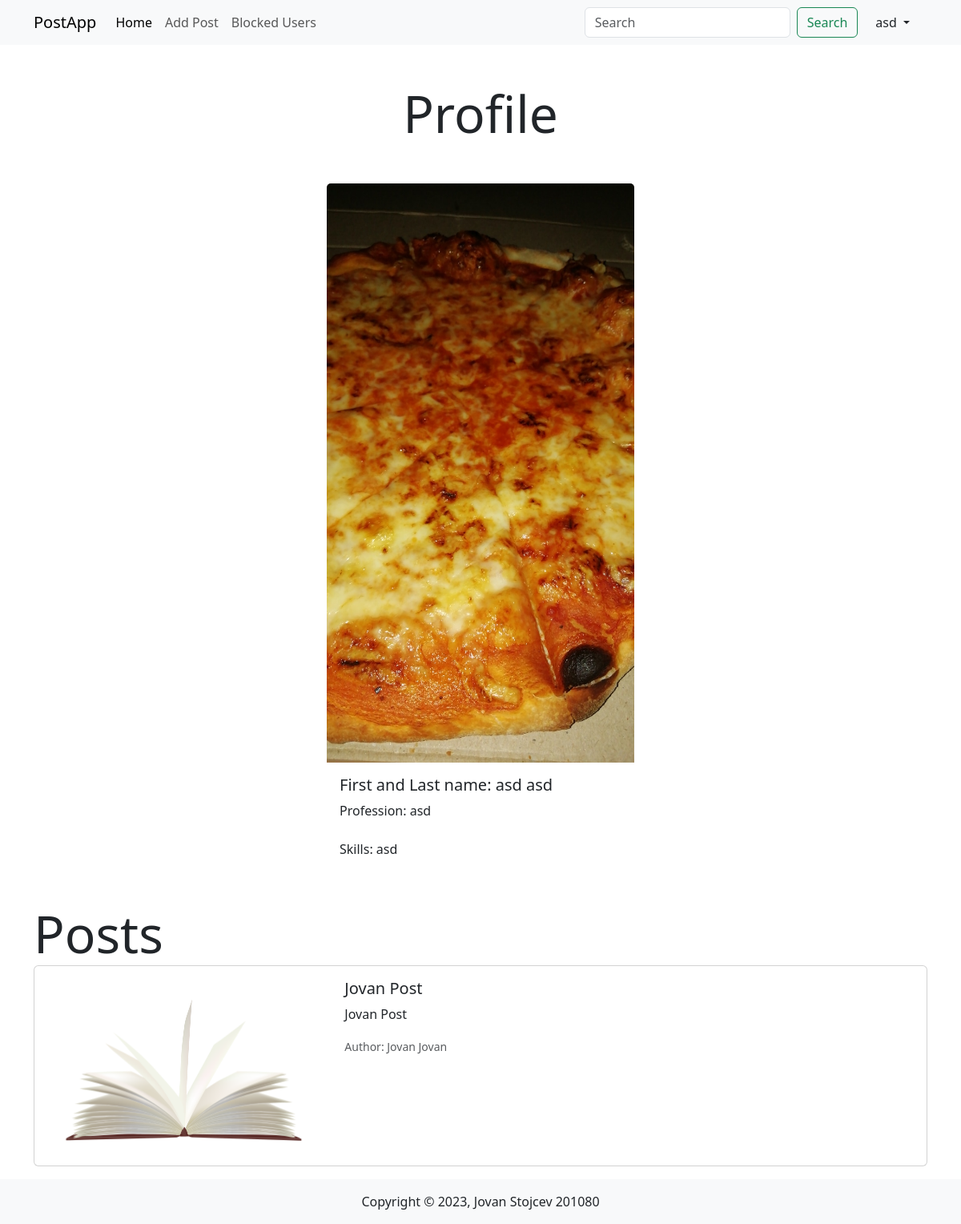
Screenshot of /profile (signed in) with the database file from the repository.
### Posts/models.py (models this page shows, shortened)
class Profile(models.Model):
    first_name = models.CharField(max_length=30)
    last_name = models.CharField(max_length=30)
    password = models.CharField(max_length=50, default="testuser123")
    image = models.ImageField(upload_to="images/", null=True, blank=True)
    skills = models.TextField(null=True, blank=True)
    profession = models.CharField(max_length=50, null=True, blank=True)
    profile_user = models.ForeignKey(User, on_delete=models.CASCADE, editable=False)
    def __str__(self):
        return self.first_name + " " + self.last_name

class Post(models.Model):
    post_title = models.CharField(max_length=30)
    post_profile = models.ForeignKey(Profile, on_delete=models.CASCADE, editable=False)
    post_content = models.TextField(max_length=200)
    post_creation_date = models.DateTimeField(default=datetime.now())
    post_last_edit = models.DateTimeField(auto_now_add=True)

### Posts/views.py (the view)
# urls.py: path('profile', profile, name='profile'),
def profile(request):
    qs = Profile.objects.filter(profile_user_id=request.user.id).get()
    qs_posts = Post.objects.filter(post_profile_id=request.user.id).all()
    context = {'profile': qs, 'posts': qs_posts}
    return render(request, 'profile.html', context=context)

### Posts/templates/profile.html
{% extends 'template.html' %}
{% block content %}
    <div class="container d-flex justify-content-center mt-5 mb-5">
        <div class="card rounded-3 border-0" style="width: 24rem;">
          <span class="display-3 text-center mb-5">Profile</span>
          <img src="{{ MEDIA_URL }}{{ profile.image.url }}" class="card-img-top" alt="...">
          <div class="card-body">
            <h5 class="card-title">First and Last name: {{ profile.first_name }} {{ profile.last_name }}</h5>
            <p class="card-text">Profession: {{ profile.profession }}</p>
          </div>
          <ul class="list-group list-group-flush">
            <li class="list-group-item">Skills: {{ profile.skills }}</li>
          </ul>
        </div>
    </div>
    <div class="container">
    <span class="display-3 text-center mb-5">Posts</span>
        {% for post in posts %}
            <div class="card mb-3" class="w-100">
              <div class="row g-0">
                <div class="col-md-4">
                  <img src="{{ MEDIA_URL }}/images/images/post.png/" class="img-fluid rounded-start" alt="...">
                </div>
                <div class="col-md-8">
                  <div class="card-body">
                    <h5 class="card-title">{{ post.post_title }}</h5>
                    <p class="card-text">{{ post.post_content }}</p>
                    <p class="card-text"><small class="text-body-secondary">Author: {{ post.post_profile }}</small></p>
                  </div>
                </div>
              </div>
            </div>
        {% endfor %}
    </div>
{% endblock %}

### Posts/templates/template.html (shortened to what this page needs)
<!doctype html>
<html lang="en">
    <head>
        <link href="https://cdn.jsdelivr.net/npm/bootstrap@5.3.0/dist/css/bootstrap.min.css" rel="stylesheet">
    </head>
    <body>
        <nav class="navbar navbar-expand-lg bg-body-tertiary">
          <div class="container">
            <a class="navbar-brand" href="{% url 'posts' %}">PostApp</a>
            <div class="collapse navbar-collapse" id="navbarSupportedContent">
              <ul class="navbar-nav me-auto mb-2 mb-lg-0">
                <li class="nav-item">
                  <a class="nav-link active" aria-current="page" href="{% url 'posts' %}">Home</a>
                </li>
                {% if user.is_authenticated  %}
                    <li class="nav-item">
                        <a class="nav-link" href="{% url 'post_add' %}">Add Post</a>
                    </li>
                {% endif %}
                {% if user.is_authenticated  %}
                    <li class="nav-item">
                        <a class="nav-link" href="{% url 'blocked_users' %}">Blocked Users</a>
                    </li>
                {% endif %}
              </ul>
              <form class="d-flex" role="search">
                <input class="form-control me-2" type="search" placeholder="Search" aria-label="Search">
                <button class="btn btn-outline-success" type="submit">Search</button>
              </form>
                <div class="mx-3">
                    {% if user.is_authenticated  %}
                        <div class="dropdown border-0 bg-transparent">
                          <button class="text-dark border-0 bg-transparent dropdown-toggle" type="button" data-bs-toggle="dropdown" aria-expanded="false">
                            {{ user }}
                          </button>
                        </div>
                    {% endif %}
                </div>
            </div>
          </div>
        </nav>
        {% block content %}
        {% endblock %}
        <div class="container-fluid bg-body-tertiary">
            <div class="container d-flex justify-content-center">
                <span class="p-3">Copyright &copy; 2023, Jovan Stojcev 201080</span>
            </div>
        </div>
    </body>
</html>

### rows the page displays
Profile: image (picture), first_name "asd", last_name "asd", profession "asd", skills "asd"
Post: post_title "Jovan Post", post_content "Jovan Post", post_profile "Jovan Jovan"

### other values shown
{{ user }} "asd"
